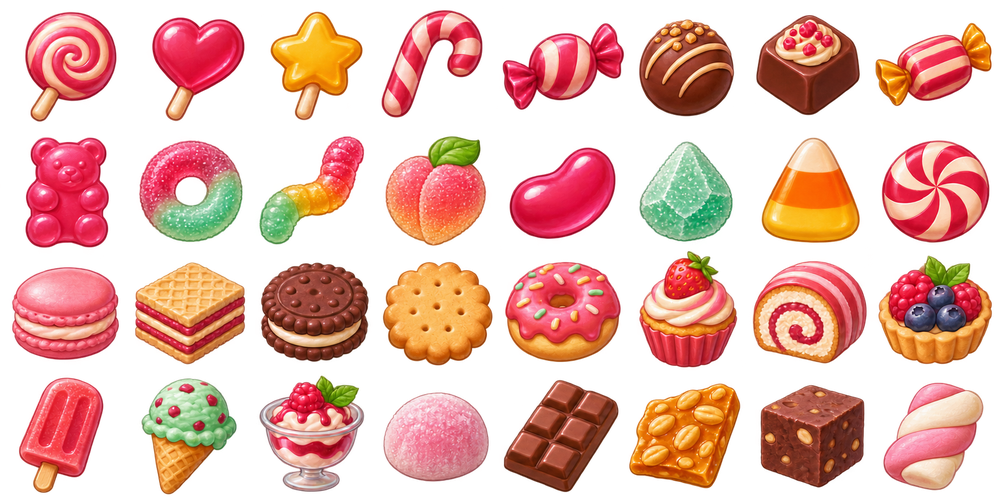
#> input picture Factory Sort/assets/retheme-review/2026-11-10/gpt/candy-items-v2.png, 1000 x 500 px, shrunk from 1774 x 887 before the run
$ python pack_gpt_assets.py
#> lines starting #> are read from the running program, lines starting #| are printed output that depends on the picture
"""
Factory Sort — GPT Asset Packing & Slicing Script
=================================================
Author: Agy (for GPT Asset Pipeline Integration)
Date: 2026-11-10
Purpose:
  1. Ingests existing clean RGBA transparent atlases from GPT:
     - candy-items-v2.png (Candy 32 items, 8x4 regular grid)
     - food-items-v1.png (Food 32 items, 8x4 regular grid)
  2. Slices each atlas into 32 individual RGBA PNG sprites:
     - gpt/candy/items/candy_01_spiral_lollipop.png ... candy_32_marshmallow_twist.png
     - gpt/food/items/food_01_apple.png ... food_32_smoothie_glass.png
  3. Preserves existing alpha channels and pixel data without redraw or re-keying.
  4. Generates gpt/manifest.json containing exact coordinates, dimensions,
     bounding boxes, item names, and source metadata.

Usage:
  python pack_gpt_assets.py
"""

import os
import sys
import json
from PIL import Image

SCRIPT_DIR = os.path.dirname(os.path.abspath(__file__))

SOURCES = {
    "candy_items": os.path.join(SCRIPT_DIR, "candy-items-v2.png"),
    "food_items": os.path.join(SCRIPT_DIR, "food-items-v1.png"),
    "candy_ui": os.path.join(SCRIPT_DIR, "candy-ui-v2.png"),
    "food_ui": os.path.join(SCRIPT_DIR, "food-ui-v2.png"),
    "candy_mockup": os.path.join(SCRIPT_DIR, "candy-gameplay-v1.png"),
    "food_mockup": os.path.join(SCRIPT_DIR, "food-gameplay-v1.png")
}

CANDY_CATALOG = [
    ("candy_01", "spiral_lollipop", 0, 0, "Lollipops", "Spiral swirled round lollipop on stick"),
    ("candy_02", "heart_lollipop", 0, 1, "Lollipops", "Glossy heart-shaped candy on stick"),
    ("candy_03", "star_lollipop", 0, 2, "Lollipops", "Five-pointed rounded star candy on stick"),
    ("candy_04", "candy_cane", 0, 3, "Lollipops", "Hooked peppermint cane with red/white stripes"),
    ("candy_05", "twistwrapped_bonbon", 0, 4, "Hard Candy", "Oval candy with pinched twisted ends"),
    ("candy_06", "round_truffle", 0, 5, "Hard Candy", "Spherical chocolate truffle with dusting"),
    ("candy_07", "square_praline", 0, 6, "Hard Candy", "Square chocolate praline with swirl"),
    ("candy_08", "striped_toffee", 0, 7, "Hard Candy", "Layered two-tone chewy toffee rectangle"),
    ("candy_09", "gummy_bear", 1, 0, "Gummies", "Translucent gummy bear with cute ears"),
    ("candy_10", "gummy_ring", 1, 1, "Gummies", "Two-tone gummy donut ring"),
    ("candy_11", "gummy_worm", 1, 2, "Gummies", "Segmented wavy gummy worm"),
    ("candy_12", "gummy_peach", 1, 3, "Gummies", "Sugared heart-shaped gummy peach slice"),
    ("candy_13", "jelly_bean", 1, 4, "Drops", "Kidney bean shaped glossy jelly chew"),
    ("candy_14", "sugar_drop", 1, 5, "Drops", "Teardrop sugar drop with facets"),
    ("candy_15", "candy_corn", 1, 6, "Drops", "Tri-band triangular candy corn"),
    ("candy_16", "mint_disc", 1, 7, "Drops", "Circular mint lozenge with embossed motif"),
    ("candy_17", "pink_macaron", 2, 0, "Bakery", "Glossy pink macaron with cream filling"),
    ("candy_18", "cream_wafer", 2, 1, "Bakery", "Layered vanilla wafer bar"),
    ("candy_19", "chocolate_sandwich_cookie", 2, 2, "Bakery", "Dark scalloped cookie with white cream"),
    ("candy_20", "butter_biscuit", 2, 3, "Bakery", "Golden rectangular butter biscuit"),
    ("candy_21", "sprinkle_donut", 2, 4, "Pastry", "Pink frosted donut with rainbow sprinkles"),
    ("candy_22", "strawberry_cupcake", 2, 5, "Pastry", "Swirled frosting cupcake with cherry"),
    ("candy_23", "cake_roll", 2, 6, "Pastry", "Spiral cream roll cake slice"),
    ("candy_24", "berry_tart", 2, 7, "Pastry", "Glazed blueberry/blackberry tart"),
    ("candy_25", "popsicle", 3, 0, "Frozen", "Frozen twin-stick fruit popsicle"),
    ("candy_26", "icecream_cone", 3, 1, "Frozen", "Waffle cone with ice cream scoop"),
    ("candy_27", "sundae_cup", 3, 2, "Frozen", "Fluted sundae cup with swirl cream"),
    ("candy_28", "mochi_ball", 3, 3, "Frozen", "Pillowy matcha dusted mochi sphere"),
    ("candy_29", "chocolate_bar", 3, 4, "Confection", "Segmented rectangular chocolate block"),
    ("candy_30", "peanut_brittle", 3, 5, "Confection", "Amber caramel peanut brittle slab"),
    ("candy_31", "fudge_cube", 3, 6, "Confection", "Dense chocolate fudge cube"),
    ("candy_32", "marshmallow_twist", 3, 7, "Confection", "Pastel braided marshmallow cord")
]

FOOD_CATALOG = [
    ("food_01", "apple", 0, 0, "Fruits", "Red apple with green leaf stem"),
    ("food_02", "orange", 0, 1, "Fruits", "Spherical citrus orange with texture"),
    ("food_03", "strawberry", 0, 2, "Fruits", "Conical red berry with yellow seeds and calyx"),
    ("food_04", "pear", 0, 3, "Fruits", "Teardrop shaped olive-yellow pear"),
    ("food_05", "broccoli", 0, 4, "Veggies", "Cluster of deep green broccoli florets"),
    ("food_06", "carrot", 0, 5, "Veggies", "Tapered orange carrot with green frills"),
    ("food_07", "corn_cob", 0, 6, "Veggies", "Golden sweetcorn ear with partial husk"),
    ("food_08", "mushroom", 0, 7, "Veggies", "Brown button mushroom with white stem"),
    ("food_09", "fried_egg", 1, 0, "Breakfast", "Sunny-side egg with glossy yellow yolk"),
    ("food_10", "croissant", 1, 1, "Breakfast", "Buttery flaky crescent croissant"),
    ("food_11", "pancake_stack", 1, 2, "Breakfast", "Stack of pancakes with butter pat"),
    ("food_12", "toast", 1, 3, "Breakfast", "Square toasted bread with crust"),
    ("food_13", "burger", 1, 4, "Fast Food", "Layered burger with patty, cheese, lettuce"),
    ("food_14", "pizza_slice", 1, 5, "Fast Food", "Triangular pizza slice with pepperoni"),
    ("food_15", "taco", 1, 6, "Fast Food", "Folded crisp corn taco with fillings"),
    ("food_16", "hotdog", 1, 7, "Fast Food", "Sausage in bun with mustard swirl"),
    ("food_17", "sushi_roll", 2, 0, "Asian", "Maki sushi slice with nori, rice, salmon"),
    ("food_18", "dumpling", 2, 1, "Asian", "Steamed potsticker dumpling with pleats"),
    ("food_19", "rice_ball", 2, 2, "Asian", "Onigiri triangle rice ball with nori strip"),
    ("food_20", "noodle_bowl", 2, 3, "Asian", "Ramen bowl with chopsticks and broth"),
    ("food_21", "chicken_drumstick", 2, 4, "Mains", "Fried crispy chicken drumstick"),
    ("food_22", "steak", 2, 5, "Mains", "Seared steak cut with grill marks"),
    ("food_23", "shrimp", 2, 6, "Mains", "Pink cooked shrimp with curled tail"),
    ("food_24", "salmon_fillet", 2, 7, "Mains", "Fresh salmon steak with white striations"),
    ("food_25", "fries_carton", 3, 0, "Sides", "Red sleeve with golden potato fries"),
    ("food_26", "pretzel", 3, 1, "Sides", "Baked knotted pretzel with salt crystals"),
    ("food_27", "sandwich", 3, 2, "Sides", "Club sandwich cut into triangle layers"),
    ("food_28", "soup_bowl", 3, 3, "Sides", "Warm ceramic bowl with vegetable soup"),
    ("food_29", "milk_carton", 3, 4, "Drinks", "Classic carton with milk packaging"),
    ("food_30", "juice_bottle", 3, 5, "Drinks", "Glass bottle filled with orange juice"),
    ("food_31", "tea_cup", 3, 6, "Drinks", "Ceramic teacup on saucer with steam"),
    ("food_32", "smoothie_glass", 3, 7, "Drinks", "Tall glass with berry smoothie and straw")
]


def slice_theme(theme_name, source_path, catalog):
#> called with theme_name = 'candy'
    print(f"\n[GPT-{theme_name.upper()}] Slicing RGBA atlas...")
    if not os.path.exists(source_path):
        print(f"  [ERROR] Source atlas not found: {source_path}")
        return None

    img = Image.open(source_path).convert("RGBA")
#> img is the input picture: PIL image 1000x500 RGBA; mean R, G, B, A 105.3, 55.7, 44.2, 118.6
    w, h = img.size
#> w = 1000; h = 500
    cols = 8
    rows = 4
    cell_w = w // cols
#> cell_w = 125
    cell_h = h // rows
#> cell_h = 125

    items_dir = os.path.join(SCRIPT_DIR, theme_name, "items")
    os.makedirs(items_dir, exist_ok=True)

    theme_meta = {
        "sourceAtlas": os.path.basename(source_path),
        "dimensions": [w, h],
        "grid": [cols, rows],
        "cellSize": [cell_w, cell_h],
        "items": []
    }

    for item_meta in catalog:
        item_id, item_name, row, col, family, notes = item_meta
        x1 = col * cell_w
        y1 = row * cell_h
        x2 = x1 + cell_w
        y2 = y1 + cell_h

        # Extract cell crop directly preserving RGBA alpha
        cell = img.crop((x1, y1, x2, y2))

        # Compute content bounding box based on alpha channel
        bbox = cell.getbbox()
        if bbox is None:
            bbox = (0, 0, cell_w, cell_h)

        sprite_filename = f"{item_id}_{item_name}.png"
        sprite_path = os.path.join(items_dir, sprite_filename)
        cell.save(sprite_path, "PNG", optimize=True)

        theme_meta["items"].append({
            "id": item_id,
            "name": item_name,
            "row": row,
            "col": col,
            "family": family,
            "notes": notes,
            "cellRect": [x1, y1, cell_w, cell_h],
            "contentBBox": list(bbox),
            "contentWidth": bbox[2] - bbox[0],
            "contentHeight": bbox[3] - bbox[1],
            "relativePath": f"gpt/{theme_name}/items/{sprite_filename}"
        })
#> this loop made 32 passes
#> pass 1, in slice_theme, `cell = img.crop((x1, y1, x2, y2))`:
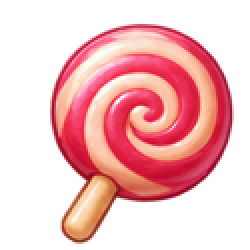
#> cell: PIL image 125x125 RGBA (shown 2 times larger); mean R, G, B, A 109.6, 51.9, 53.9, 110.9; transparent parts drawn white
#> after the loop:
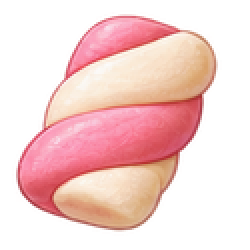
#> cell: PIL image 125x125 RGBA (shown 2 times larger); mean R, G, B, A 116.9, 79.7, 77.2, 117.4; transparent parts drawn white

    print(f"  -> Successfully sliced 32 {theme_name} sprites to gpt/{theme_name}/items/")
    return theme_meta


def main():
    print("=" * 60)
    print("Factory Sort — GPT Asset Packing & Slicing Pipeline")
    print("=" * 60)

    manifest = {
        "author": "GPT",
        "pipeline": "Direct RGBA Slicing (no redraw, preserved alpha)",
        "date": "2026-11-10",
        "sourceFiles": {
            "candyAtlas": os.path.basename(SOURCES["candy_items"]),
            "foodAtlas": os.path.basename(SOURCES["food_items"]),
            "candyUI": os.path.basename(SOURCES["candy_ui"]),
            "foodUI": os.path.basename(SOURCES["food_ui"]),
            "candyGameplay": os.path.basename(SOURCES["candy_mockup"]),
            "foodGameplay": os.path.basename(SOURCES["food_mockup"])
        },
        "themes": {}
    }

    candy_meta = slice_theme("candy", SOURCES["candy_items"], CANDY_CATALOG)
    if candy_meta:
        manifest["themes"]["candy"] = candy_meta

    food_meta = slice_theme("food", SOURCES["food_items"], FOOD_CATALOG)
#> call 2 of slice_theme, with theme_name = 'food'
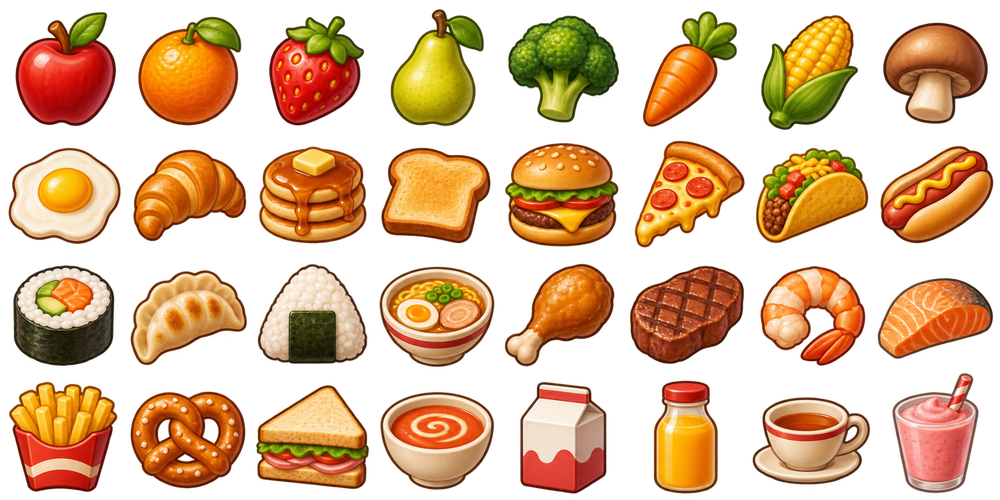
#> input picture Factory Sort/assets/retheme-review/2026-11-10/gpt/food-items-v1.png, 1000 x 500 px, shrunk from 1774 x 887 before the run
#> in slice_theme, img is the input picture: PIL image 1000x500 RGBA; mean R, G, B, A 99.3, 61.8, 28.3, 124.4
#> the loop in slice_theme (call 2), `for item_meta in catalog:` made 32 passes
#> pass 1, in slice_theme (call 2), `cell = img.crop((x1, y1, x2, y2))`:
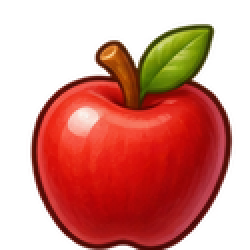
#> cell: PIL image 125x125 RGBA (shown 2 times larger); mean R, G, B, A 98.2, 25.7, 14.6, 134.2; transparent parts drawn white
#> pass 2, in slice_theme (call 2), `cell = img.crop((x1, y1, x2, y2))`:
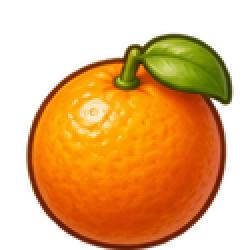
#> cell: PIL image 125x125 RGBA (shown 2 times larger); mean R, G, B, A 116, 63, 6.8, 137; transparent parts drawn white
#> pass 3, in slice_theme (call 2), `cell = img.crop((x1, y1, x2, y2))`:
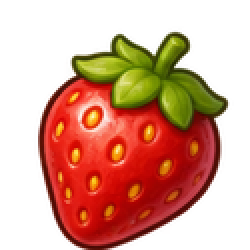
#> cell: PIL image 125x125 RGBA (shown 2 times larger); mean R, G, B, A 85.1, 31.7, 11.8, 119.6; transparent parts drawn white
#> after the loop in slice_theme (call 2), `for item_meta in catalog:`:
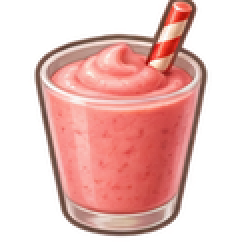
#> cell: PIL image 125x125 RGBA (shown 2 times larger); mean R, G, B, A 106.3, 64.3, 59.7, 116.8; transparent parts drawn white
    if food_meta:
        manifest["themes"]["food"] = food_meta

    manifest_path = os.path.join(SCRIPT_DIR, "manifest.json")
    with open(manifest_path, "w", encoding="utf-8") as f:
        json.dump(manifest, f, indent=2)

    print(f"\n[COMPLETE] Emitted GPT manifest: {manifest_path}")
    print("=" * 60)


if __name__ == "__main__":
    main()
